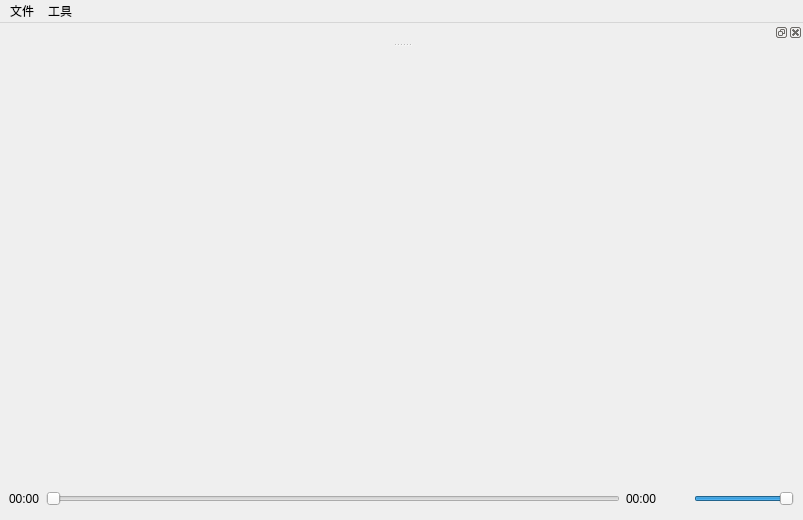
<?xml version="1.0" encoding="UTF-8"?>
<ui version="4.0">
 <class>HoloMainWindow</class>
 <widget class="QMainWindow" name="HoloMainWindow">
  <property name="geometry">
   <rect>
    <x>0</x>
    <y>0</y>
    <width>803</width>
    <height>520</height>
   </rect>
  </property>
  <property name="windowTitle">
   <string>HoloMainWindow</string>
  </property>
  <widget class="QWidget" name="centralwidget">
   <layout class="QVBoxLayout" name="verticalLayout">
    <item>
     <layout class="QGridLayout" name="gridLayout_2">
      <item row="0" column="0">
       <widget class="QLabel" name="openGLWidget">
        <property name="minimumSize">
         <size>
          <width>480</width>
          <height>360</height>
         </size>
        </property>
        <property name="text">
         <string/>
        </property>
       </widget>
      </item>
     </layout>
    </item>
    <item>
     <layout class="QGridLayout" name="gridLayout">
      <property name="sizeConstraint">
       <enum>QLayout::SizeConstraint::SetMinimumSize</enum>
      </property>
      <item row="3" column="1">
       <widget class="QSlider" name="time_slider">
        <property name="minimumSize">
         <size>
          <width>200</width>
          <height>0</height>
         </size>
        </property>
        <property name="maximumSize">
         <size>
          <width>16777215</width>
          <height>25</height>
         </size>
        </property>
        <property name="tracking">
         <bool>true</bool>
        </property>
        <property name="orientation">
         <enum>Qt::Orientation::Horizontal</enum>
        </property>
       </widget>
      </item>
      <item row="3" column="3">
       <widget class="QPushButton" name="pushButton">
        <property name="minimumSize">
         <size>
          <width>25</width>
          <height>25</height>
         </size>
        </property>
        <property name="maximumSize">
         <size>
          <width>25</width>
          <height>25</height>
         </size>
        </property>
        <property name="styleSheet">
         <string notr="true">    QPushButton:!hover{                                 
        border:none;                                    
        image:url(:/Image/icon/Image/icon/page4.png)    
}                                                       
    QPushButton:hover {                                 
        border:none;                                    
        image:url(:/Image/icon/Image/icon/page5.png);   
}                                                       
    QPushButton:pressed {                               
        border:none;                                    
        image:url(:/Image/icon/Image/icon/page4.png);   
} </string>
        </property>
        <property name="text">
         <string/>
        </property>
       </widget>
      </item>
      <item row="3" column="0">
       <widget class="QLabel" name="timestamp">
        <property name="maximumSize">
         <size>
          <width>16777215</width>
          <height>25</height>
         </size>
        </property>
        <property name="text">
         <string>00:00</string>
        </property>
       </widget>
      </item>
      <item row="1" column="1">
       <widget class="QPushButton" name="stop_play">
        <property name="minimumSize">
         <size>
          <width>25</width>
          <height>25</height>
         </size>
        </property>
        <property name="maximumSize">
         <size>
          <width>16777215</width>
          <height>25</height>
         </size>
        </property>
        <property name="styleSheet">
         <string notr="true">QPushButton:!hover{
	border:none;
	image:url(:/Image/icon/Image/icon/page1.png)
}
QPushButton:hover { 
	border:none;
	image:url(:/Image/icon/Image/icon/page0.png);
}
QPushButton:pressed { 
	border:none;
	image:url(:/Image/icon/Image/icon/page1.png);
}</string>
        </property>
        <property name="text">
         <string/>
        </property>
       </widget>
      </item>
      <item row="3" column="2">
       <widget class="QLabel" name="total_time">
        <property name="maximumSize">
         <size>
          <width>16777215</width>
          <height>25</height>
         </size>
        </property>
        <property name="text">
         <string>00:00</string>
        </property>
       </widget>
      </item>
      <item row="3" column="4">
       <widget class="QSlider" name="volume_slider">
        <property name="minimumSize">
         <size>
          <width>100</width>
          <height>0</height>
         </size>
        </property>
        <property name="maximumSize">
         <size>
          <width>75</width>
          <height>16777215</height>
         </size>
        </property>
        <property name="maximum">
         <number>128</number>
        </property>
        <property name="value">
         <number>128</number>
        </property>
        <property name="orientation">
         <enum>Qt::Orientation::Horizontal</enum>
        </property>
       </widget>
      </item>
     </layout>
    </item>
   </layout>
  </widget>
  <widget class="QMenuBar" name="menubar">
   <property name="geometry">
    <rect>
     <x>0</x>
     <y>0</y>
     <width>803</width>
     <height>33</height>
    </rect>
   </property>
   <widget class="QMenu" name="file_menu">
    <property name="title">
     <string>文件</string>
    </property>
    <addaction name="openFile"/>
    <addaction name="saveFile"/>
   </widget>
   <widget class="QMenu" name="tool_menu">
    <property name="title">
     <string>工具</string>
    </property>
    <addaction name="netMode"/>
   </widget>
   <addaction name="file_menu"/>
   <addaction name="tool_menu"/>
  </widget>
  <widget class="QDockWidget" name="dockTitleWidget">
   <attribute name="dockWidgetArea">
    <number>4</number>
   </attribute>
   <widget class="QWidget" name="dockWidgetContents_2"/>
  </widget>
  <action name="openFile">
   <property name="text">
    <string>打开</string>
   </property>
  </action>
  <action name="netMode">
   <property name="text">
    <string>网络模式</string>
   </property>
  </action>
  <action name="saveFile">
   <property name="text">
    <string>保存</string>
   </property>
  </action>
 </widget>
 <resources/>
 <connections/>
</ui>
